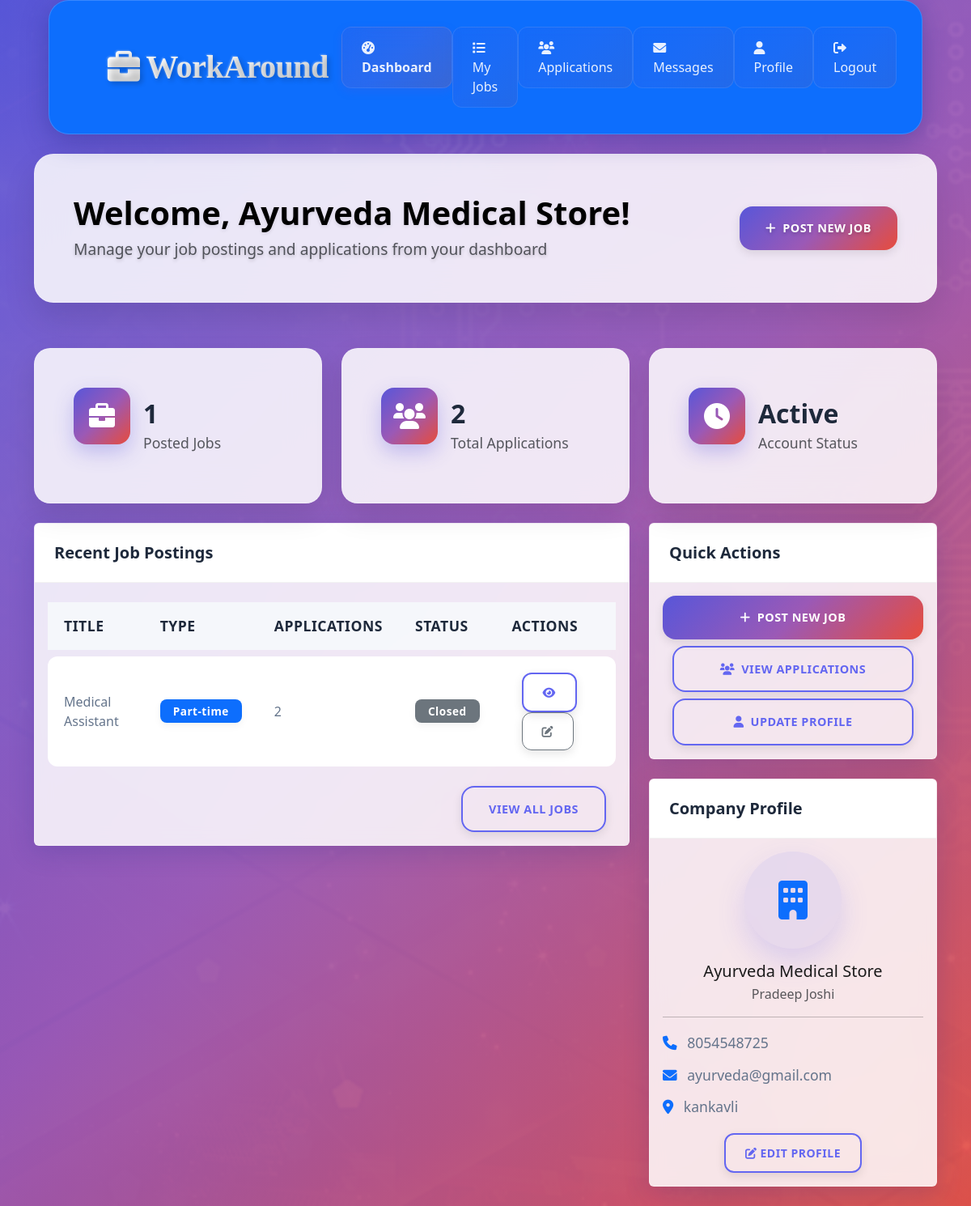
Screenshot of /employer/dashboard.php (signed in) with the database file from the repository.
### tables this page shows
CREATE TABLE `employer_profiles` (
  `id` int(11) NOT NULL,
  `user_id` int(11) DEFAULT NULL,
  `company_name` varchar(100) NOT NULL,
  `contact_person` varchar(100) NOT NULL,
  `phone` varchar(20) DEFAULT NULL,
  `address` text DEFAULT NULL,
  `company_description` text DEFAULT NULL,
  `website` varchar(255) DEFAULT NULL,
  `industry` varchar(100) DEFAULT NULL,
  `logo_path` varchar(255) DEFAULT NULL
);

CREATE TABLE `jobs` (
  `id` int(11) NOT NULL,
  `employer_id` int(11) DEFAULT NULL,
  `title` varchar(100) NOT NULL,
  `description` text NOT NULL,
  `requirements` text DEFAULT NULL,
  `location` varchar(100) DEFAULT NULL,
  `salary_range` varchar(50) DEFAULT NULL,
  `job_type` enum('part-time','temporary','contract') NOT NULL,
  `status` enum('open','closed') DEFAULT 'open',
  `created_at` timestamp NOT NULL DEFAULT current_timestamp()
);

### employer/dashboard.php (the view, shortened to what this page needs)
<?php
require_once "../config/database.php";
$sql = "SELECT * FROM employer_profiles WHERE user_id = ?";
$stmt = mysqli_prepare($conn, $sql);
mysqli_stmt_bind_param($stmt, "i", $_SESSION["id"]);
mysqli_stmt_execute($stmt);
$employer_profile = mysqli_stmt_get_result($stmt)->fetch_assoc();
$sql = "SELECT COUNT(*) as total_jobs FROM jobs WHERE employer_id = ?";
$stmt = mysqli_prepare($conn, $sql);
mysqli_stmt_bind_param($stmt, "i", $_SESSION["id"]);
mysqli_stmt_execute($stmt);
$jobs_count = mysqli_stmt_get_result($stmt)->fetch_assoc()['total_jobs'];
$sql = "SELECT COUNT(*) as total_applications FROM job_applications ja
        INNER JOIN jobs j ON ja.job_id = j.id
        WHERE j.employer_id = ?";
$stmt = mysqli_prepare($conn, $sql);
mysqli_stmt_bind_param($stmt, "i", $_SESSION["id"]);
mysqli_stmt_execute($stmt);
$applications_count = mysqli_stmt_get_result($stmt)->fetch_assoc()['total_applications'];
$sql = "SELECT * FROM jobs WHERE employer_id = ? ORDER BY created_at DESC LIMIT 5";
$stmt = mysqli_prepare($conn, $sql);
mysqli_stmt_bind_param($stmt, "i", $_SESSION["id"]);
mysqli_stmt_execute($stmt);
$recent_jobs = mysqli_stmt_get_result($stmt);
?>
<!DOCTYPE html>
<html lang="en">
<head>
    <link href="https://cdn.jsdelivr.net/npm/bootstrap@5.3.0/dist/css/bootstrap.min.css" rel="stylesheet">
    <link rel="stylesheet" href="https://cdnjs.cloudflare.com/ajax/libs/font-awesome/6.0.0/css/all.min.css">
    <link rel="stylesheet" href="../assets/css/style.css">
    <link rel="stylesheet" href="../assets/css/dashboard.css">
</head>
<body>
    <nav class="navbar navbar-expand-lg navbar-dark bg-primary sticky-top">
        <div class="container">
            <a class="navbar-brand d-flex align-items-center" href="../index.php">
                <i class="fas fa-briefcase me-2"></i>
                WorkAround
            </a>
            <div class="collapse navbar-collapse" id="navbarNav">
                <ul class="navbar-nav ms-auto">
                    <li class="nav-item">
                        <a class="nav-link active" href="dashboard.php">
                            <i class="fas fa-tachometer-alt me-1"></i> Dashboard
                        </a>
                    </li>
                    <li class="nav-item">
                        <a class="nav-link" href="jobs.php">
                            <i class="fas fa-list me-1"></i> My Jobs
                        </a>
                    </li>
                    <li class="nav-item">
                        <a class="nav-link" href="applications.php">
                            <i class="fas fa-users me-1"></i> Applications
                        </a>
                    </li>
                    <li class="nav-item">
                        <a class="nav-link" href="messages.php">
                            <i class="fas fa-envelope me-1"></i> Messages
                        </a>
                    </li>
                    <li class="nav-item">
                        <a class="nav-link" href="profile.php">
                            <i class="fas fa-user me-1"></i> Profile
                        </a>
                    </li>
                    <li class="nav-item">
                        <a class="nav-link" href="../auth/logout.php">
                            <i class="fas fa-sign-out-alt me-1"></i> Logout
                        </a>
                    </li>
                </ul>
            </div>
        </div>
    </nav>
    <div class="container my-4">
        <div class="row mb-4">
            <div class="col-md-12">
                <div class="card welcome-card">
                    <div class="card-body">
                        <div class="d-flex align-items-center">
                            <div>
                                <h2 class="mb-1">Welcome, <?php echo htmlspecialchars($employer_profile['company_name']); ?>!</h2>
                                <p class="text-muted mb-0">Manage your job postings and applications from your dashboard</p>
                            </div>
                            <a href="post-job.php" class="btn btn-primary ms-auto">
                                <i class="fas fa-plus me-2"></i>Post New Job
                            </a>
                        </div>
                    </div>
                </div>
            </div>
        </div>
        <div class="row mb-4">
            <div class="col-md-4">
                <div class="card stat-card">
                    <div class="card-body">
                        <div class="d-flex align-items-center">
                            <div class="stat-icon bg-primary">
                                <i class="fas fa-briefcase"></i>
                            </div>
                            <div class="ms-3">
                                <h3 class="mb-1"><?php echo $jobs_count; ?></h3>
                                <p class="text-muted mb-0">Posted Jobs</p>
                            </div>
                        </div>
                    </div>
                </div>
            </div>
            <div class="col-md-4">
                <div class="card stat-card">
                    <div class="card-body">
                        <div class="d-flex align-items-center">
                            <div class="stat-icon bg-success">
                                <i class="fas fa-users"></i>
                            </div>
                            <div class="ms-3">
                                <h3 class="mb-1"><?php echo $applications_count; ?></h3>
                                <p class="text-muted mb-0">Total Applications</p>
                            </div>
                        </div>
                    </div>
                </div>
            </div>
            <div class="col-md-4">
                <div class="card stat-card">
                    <div class="card-body">
                        <div class="d-flex align-items-center">
                            <div class="stat-icon bg-info">
                                <i class="fas fa-clock"></i>
                            </div>
                            <div class="ms-3">
                                <h3 class="mb-1">Active</h3>
                                <p class="text-muted mb-0">Account Status</p>
                            </div>
                        </div>
                    </div>
                </div>
            </div>
        </div>
        <div class="row">
            <div class="col-md-8">
                <div class="card">
                    <div class="card-header bg-white">
                        <h5 class="mb-0">Recent Job Postings</h5>
                    </div>
                    <div class="card-body">
                        <?php if(mysqli_num_rows($recent_jobs) > 0): ?>
                            <div class="table-responsive">
                                <table class="table table-hover">
                                    <thead>
                                        <tr>
                                            <th>Title</th>
                                            <th>Type</th>
                                            <th>Applications</th>
                                            <th>Status</th>
                                            <th>Actions</th>
                                        </tr>
                                    </thead>
                                    <tbody>
                                        <?php while($job = mysqli_fetch_assoc($recent_jobs)): ?>
                                            <tr>
                                                <td><?php echo htmlspecialchars($job['title']); ?></td>
                                                <td><span class="badge bg-primary"><?php echo ucfirst($job['job_type']); ?></span></td>
                                                <td>
                                                    <?php
                                                    $sql = "SELECT COUNT(*) as count FROM job_applications WHERE job_id = ?";
                                                    $stmt = mysqli_prepare($conn, $sql);
                                                    mysqli_stmt_bind_param($stmt, "i", $job['id']);
                                                    mysqli_stmt_execute($stmt);
                                                    $app_count = mysqli_stmt_get_result($stmt)->fetch_assoc()['count'];
                                                    echo $app_count;
                                                    ?>
                                                </td>
                                                <td>
                                                    <span class="badge bg-<?php echo $job['status'] === 'open' ? 'success' : 'secondary'; ?>">
                                                        <?php echo ucfirst($job['status']); ?>
                                                    </span>
                                                </td>
                                                <td>
                                                    <a href="view-job.php?id=<?php echo $job['id']; ?>" class="btn btn-sm btn-outline-primary">
                                                        <i class="fas fa-eye"></i>
                                                    </a>
                                                    <a href="edit-job.php?id=<?php echo $job['id']; ?>" class="btn btn-sm btn-outline-secondary">
                                                        <i class="fas fa-edit"></i>
                                                    </a>
                                                </td>
                                            </tr>
                                        <?php endwhile; ?>
                                    </tbody>
                                </table>
                            </div>
                            <div class="text-end mt-3">
                                <a href="jobs.php" class="btn btn-outline-primary">View All Jobs</a>
                            </div>
                        <?php endif; ?>
                    </div>
                </div>
            </div>
            <div class="col-md-4">
                <div class="card mb-4">
                    <div class="card-header bg-white">
                        <h5 class="mb-0">Quick Actions</h5>
                    </div>
                    <div class="card-body">
                        <div class="d-grid gap-2">
                            <a href="post-job.php" class="btn btn-primary">
                                <i class="fas fa-plus me-2"></i>Post New Job
                            </a>
                            <a href="applications.php" class="btn btn-outline-primary">
                                <i class="fas fa-users me-2"></i>View Applications
                            </a>
                            <a href="profile.php" class="btn btn-outline-primary">
                                <i class="fas fa-user me-2"></i>Update Profile
                            </a>
                        </div>
                    </div>
                </div>
                <div class="card">
                    <div class="card-header bg-white">
                        <h5 class="mb-0">Company Profile</h5>
                    </div>
                    <div class="card-body">
                        <div class="text-center mb-3">
                            <div class="company-logo mb-3">
                                <i class="fas fa-building fa-3x text-primary"></i>
                            </div>
                            <h5 class="mb-1"><?php echo htmlspecialchars($employer_profile['company_name']); ?></h5>
                            <p class="text-muted mb-0"><?php echo htmlspecialchars($employer_profile['contact_person']); ?></p>
                        </div>
                        <hr>
                        <div class="company-details">
                            <p class="mb-2">
                                <i class="fas fa-phone me-2 text-primary"></i>
                                <?php echo htmlspecialchars($employer_profile['phone']); ?>
                            </p>
                            <p class="mb-2">
                                <i class="fas fa-envelope me-2 text-primary"></i>
                                <?php echo htmlspecialchars($_SESSION['email']); ?>
                            </p>
                            <p class="mb-0">
                                <i class="fas fa-map-marker-alt me-2 text-primary"></i>
                                <?php echo htmlspecialchars($employer_profile['address'] ?? 'Address not set'); ?>
                            </p>
                        </div>
                        <div class="text-center mt-3">
                            <a href="profile.php" class="btn btn-outline-primary btn-sm">
                                <i class="fas fa-edit me-1"></i>Edit Profile
                            </a>
                        </div>
                    </div>
                </div>
            </div>
        </div>
    </div>
</body>
</html>

### rows the page displays
employer_profiles: company_name "Ayurveda Medical Store", contact_person "Pradeep Joshi", phone "8054548725", address "kankavli"
jobs: title "Medical Assistant", job_type "Part-time", app_count "2", status "Closed"

### other values shown
$jobs_count "1"
$applications_count "2"
$_SESSION['email'] "ayurveda@gmail.com"
